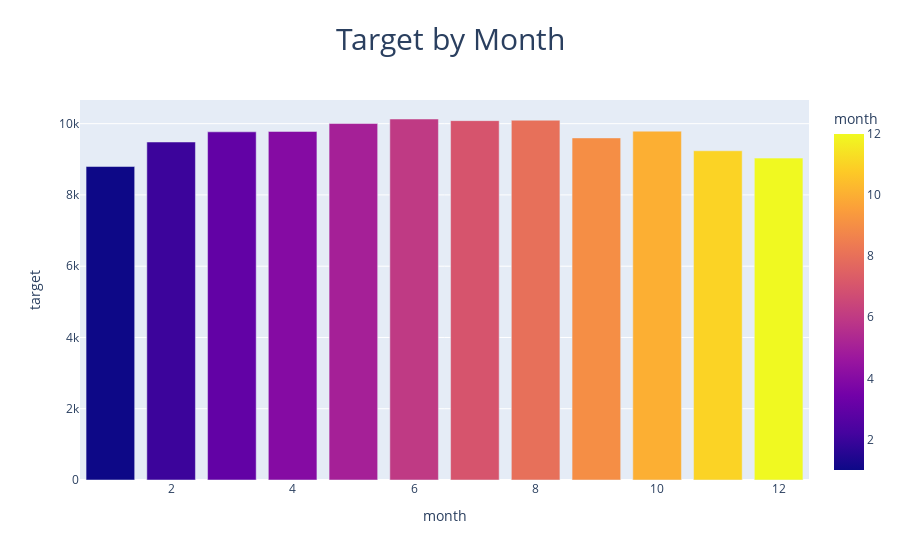

The code cell stored with this chart in its notebook:
### Code cell
fig = px.bar(time_df.groupby('month')['target'].mean().reset_index(),
            x='month', y='target', title='Target by Month', color='month')
fig.update_layout(title_font_size=30, title_x=0.5)
fig.show()

### Figure 1 — Plotly figure (JSON) as saved in the notebook; plotly's stock layout.template omitted (floating-point values rounded to 4 significant figures)
{"data": [{"alignmentgroup": "True", "hovertemplate": "month=%{marker.color}<br>target=%{y}<extra></extra>", "legendgroup": "", "marker": {"color": [1, 2, 3, 4, 5, 6, 7, 8, 9, 10, 11, 12], "coloraxis": "coloraxis", "pattern": {"shape": ""}}, "name": "", "offsetgroup": "", "orientation": "v", "showlegend": false, "textposition": "auto", "type": "bar", "x": [1, 2, 3, 4, 5, 6, 7, 8, 9, 10, 11, 12], "xaxis": "x", "y": [8797.0, 9485.0, 9771.0, 9782.0, 10000.0, 10130.0, 10090.0, 10100.0, 9600.0, 9789.0, 9239.0, 9033.0], "yaxis": "y"}], "layout": {"barmode": "relative", "coloraxis": {"colorbar": {"title": {"text": "month"}}, "colorscale": [[0, "#0d0887"], [0.1111, "#46039f"], [0.2222, "#7201a8"], [0.3333, "#9c179e"], [0.4444, "#bd3786"], [0.5556, "#d8576b"], [0.6667, "#ed7953"], [0.7778, "#fb9f3a"], [0.8889, "#fdca26"], [1, "#f0f921"]]}, "legend": {"tracegroupgap": 0}, "title": {"font": {"size": 30}, "text": "Target by Month", "x": 0.5}, "xaxis": {"anchor": "y", "domain": [0, 1], "title": {"text": "month"}}, "yaxis": {"anchor": "x", "domain": [0, 1], "title": {"text": "target"}}}}
